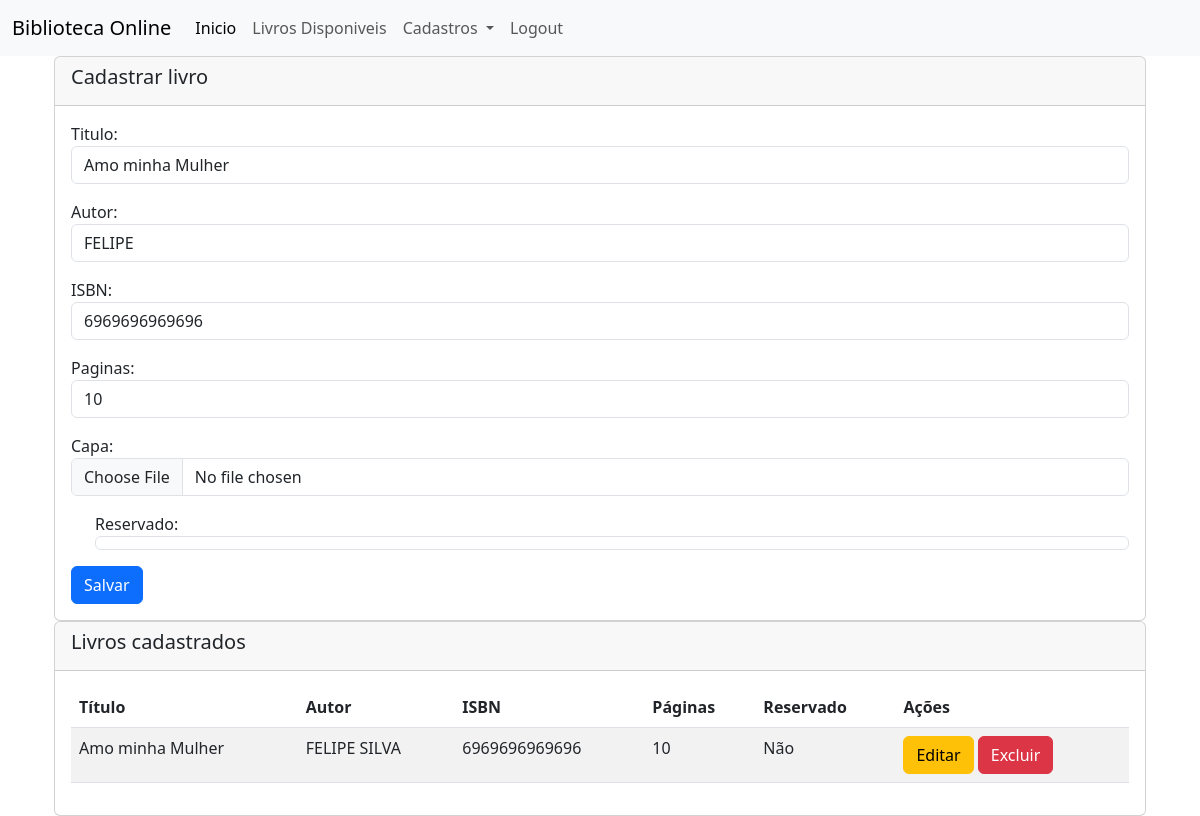
The app's page /livro/editar/1 (signed in) with its own data.
### Biblioteca/models.py (models this page shows, shortened)
class Livro(models.Model):
    titulo = models.CharField(max_length=200)
    autor = models.ForeignKey(Autor, on_delete=models.CASCADE)
    isbn = models.CharField(max_length=13)
    paginas = models.IntegerField()
    reservado = models.BooleanField(default=False)

class LivroCapa(models.Model):
    livro = models.OneToOneField(Livro, on_delete=models.CASCADE, related_name='capa')
    capa = models.ImageField(upload_to='capas', null=True, blank=True, default='capas/default.jpg')

class Autor(models.Model):
    nome = models.CharField(max_length=100)
    sobrenome = models.CharField(max_length=100)
    email = models.EmailField()
    def __str__(self):
        return self.nome

### Biblioteca/views.py (the view)
# urls.py: path('livro/editar/<int:id>', views.novo_livro, name='editar_livro'),
def novo_livro(request, id=None):
    livro = get_object_or_404(Livro, pk=id) if id else None
    capa = LivroCapa.objects.filter(livro=livro).first() if livro else None
    if request.method == 'POST':
        form = LivroForm(instance=livro, data=request.POST)
        capa_form = LivroCapaForm(instance=capa, data=request.POST, files=request.FILES)
        if form.is_valid() and capa_form.is_valid():
            livro = form.save()  # Salva o livro
            capa = capa_form.save(commit=False)  # Salva parcialmente a capa
            capa.livro = livro  # Vincula a capa ao livro
            capa.save()  # Agora salva a capa
            messages.success(request, 'Livro e capa salvos com sucesso.')
            return redirect('livros')
        else:
            messages.error(request, 'Erro ao salvar o livro e a capa.')
    else:
        form = LivroForm(instance=livro)
        capa_form = LivroCapaForm(instance=capa)
    context = {
        'form': form,
        'capa_form': capa_form,
        'livro': livro,
        'livros': Livro.objects.all(),
    }
    return render(request, 'form_livros.html', context)

### Biblioteca/forms.py
class LivroForm(forms.ModelForm):
    class Meta:
        model = Livro
        fields = ['titulo',
                  'autor',
                  'isbn',
                  'paginas',
                  'reservado']
        labels = {'titulo': 'Titulo',
                  'autor': 'Autor',
                  'isbn': 'ISBN',
                  'paginas': 'Paginas',
                  'reservado': 'Reservado'}
        widgets= {'titulo': forms.TextInput(attrs={'class': 'form-control'}),
                  'autor': forms.Select(attrs={'class': 'form-control'}),
                  'isbn': forms.TextInput(attrs={'class': 'form-control'}),
                  'paginas': forms.NumberInput(attrs={'class': 'form-control'}),
                  'reservado': forms.CheckboxInput(attrs={'class': 'form-control'})}

class LivroCapaForm(forms.ModelForm):
    class Meta:
        model = LivroCapa
        fields = ['capa']
        labels = {'capa': 'Capa'}
        widgets= {'capa': forms.FileInput(attrs={'class': 'form-control'})}

### Biblioteca/templates/form_livros.html (shortened to what this page needs)
{% extends "base.html" %}
{% block content %}
<div class="container-sm">
    <div class="card">
        <div class="card-header">
            <h5 class="card-title">Cadastrar livro</h5>
        </div>
        <div class="card-body">
            <form method="POST" enctype="multipart/form-data" action="{%if livro %}{%url 'editar_livro' livro.id %}{% else %}{% url "novo_livro" %}{% endif %}">
                <div class="mb-3">
                    {{ form.titulo.label_tag }}
                    {{ form.titulo }}
                </div>
                <div class="mb-3">
                    {{ form.autor.label_tag }}
                    {{ form.autor }}
                </div>
                <div class="mb-3">
                    {{ form.isbn.label_tag }}
                    {{ form.isbn }}
                </div>
                <div class="mb-3">
                    {{ form.paginas.label_tag }}
                    {{ form.paginas }}
                </div>
                <div class="mb-3">
                    {{ capa_form.capa.label_tag }}
                    {{ capa_form.capa }}
                </div>
                <div class="mb-3 form-check">
                    {{ form.reservado.label_tag }}
                    {{ form.reservado }}
                </div>
                <button type="submit" class="btn btn-primary">Salvar</button>
            </form>
        </div>
    </div>
    <div class="card">
        <div class="card-header">
            <h5 class="card-title">Livros cadastrados</h5>
        </div>
        <div class="card-body">
            <table class="table table-striped">
                <thead>
                    <tr>
                        <th>Título</th>
                        <th>Autor</th>
                        <th>ISBN</th>
                        <th>Páginas</th>
                        <th>Reservado</th>
                        <th>Ações</th>
                    </tr>
                </thead>
                <tbody>
                    {% for livro in livros %}
                    <tr>
                        <td>{{ livro.titulo }}</td>
                        <td>{{ livro.autor.nome }} {{ livro.autor.sobrenome }}</td>
                        <td>{{ livro.isbn }}</td>
                        <td>{{ livro.paginas }}</td>
                        <td>{% if livro.reservado %} Sim {% else %} Não {% endif %}</td>
                        <td>
                            <a href="{% url 'editar_livro' livro.id %}" class="btn btn-warning">Editar</a>
                            <form method="POST" action="{% url 'delete_livro' livro.id %}" style="display:inline;">
                                <button type="submit" class="btn btn-danger">Excluir</button>
                            </form>
                        </td>
                    </tr>
                    {% endfor %}
                </tbody>
            </table>
        </div>
    </div>
</div>
{% endblock %}

### records on screen
Livro: titulo "Amo minha Mulher", autor "FELIPE", isbn "6969696969696", paginas "10", autor.nome "FELIPE", autor.sobrenome "SILVA", shows "Não"

### other values on screen
{{ capa_form.capa.label_tag }} "Capa:"
